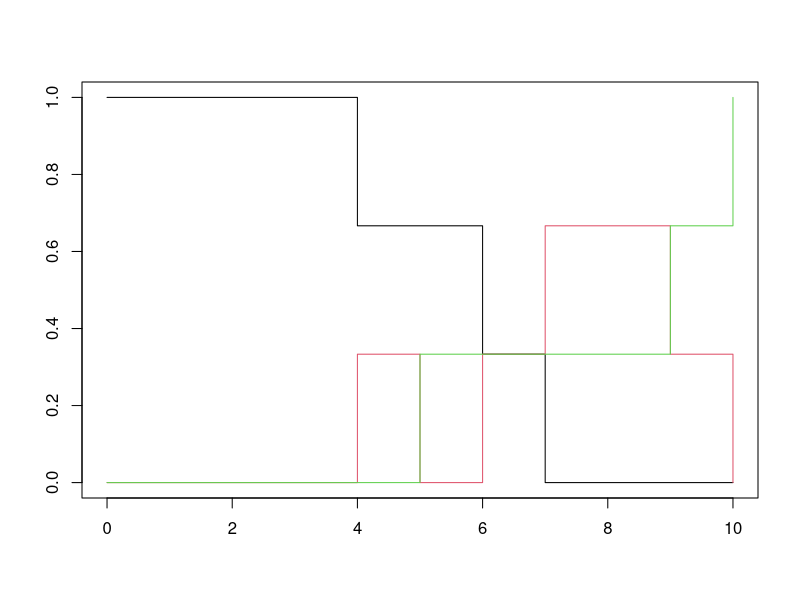

R code for this plot:
library(here)
library(tidyverse)
library(survival)

id <- c(rep(1, 3), rep(2, 3), rep(3, 2))
tstart <- c(0, 2, 6, 0, 2, 7, 0, 4)
tstop <- c(2, 6 , 9, 2, 7, 10, 4, 5)
event <- factor(c("A", "B", "cen", "A", "B", "cen", "B", "cen"))
istate <- factor(c(rep(c("A", "A", "B"), 2), "B", "B"))

mdata <- data.frame(id = id, tstart = tstart, tstop = tstop, event = event, istate = istate)
survcheck(Surv(tstart, tstop, event) ~1, mdata, id=id)

sfit2 <- survival::survfit(survival::Surv(tstart, tstop, event) ~ 1, data= mdata, id = id)
plot(sfit2, col=1:3, noplot=NULL)


# ---------------------------

id <- c(1,1,2,2)
tstart <- c(0, 8, 0, 7)
tstop <- c(8, 12, 7, 11)
event <- factor(c("A", "B", "A", "B"))
mdata <- data.frame(id = id, tstart = tstart, tstop = tstop, event = event)

survcheck(Surv(tstart, tstop, event) ~1, mdata, id=id)

sfit2 <- survfit(Surv(tstart, tstop, event) ~ 1, data= mdata, id = id)
